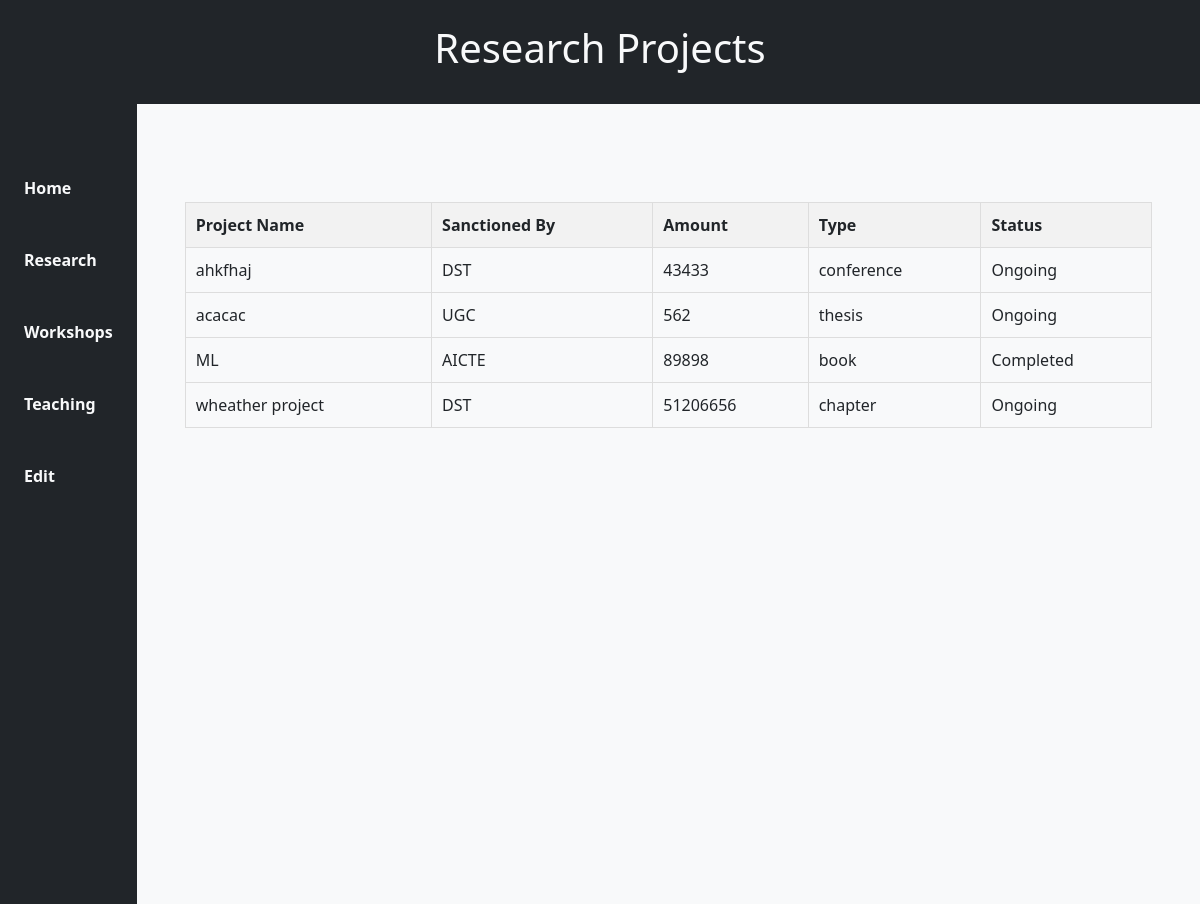
The app's page /dpb/admin/view/resindex.php (signed in) with its own data.
### tables this page shows
CREATE TABLE `research` (
  `id` int(11) NOT NULL,
  `title` text NOT NULL,
  `sanctioned_by` varchar(255) NOT NULL,
  `total_amount` varchar(255) NOT NULL,
  `status` varchar(255) NOT NULL,
  `type` varchar(255) NOT NULL,
  `user_id` varchar(255) NOT NULL
);

### dpb/admin/view/resindex.php (the view, shortened to what this page needs)
 <!DOCTYPE html>
<html lang="en">
<head>
  <link rel="stylesheet" href="https://cdn.jsdelivr.net/npm/bootstrap@5.2.3/dist/css/bootstrap.min.css">
</head>
<body>
  <header class="p-4 bg-dark text-center">
    <h1><a href="resindex.php" class="text-light text-decoration-none">Research Projects</a></h1>
  </header>
  <div class="dashboard d-flex justify-content-between">
    <div class="sidebar bg-dark vh-100">
      <div class="menues p-4 mt-5">
        <div class="menu">
          <a href="index.php<?php echo (isset($_GET["id"])) ? "?id=" . $_GET["id"] : ""; ?>" class="text-light text-decoration-none"><strong>Home</strong></a>
        </div>
        <div class="menu mt-5">
          <a href="resindex.php<?php echo (isset($_GET["id"])) ? "?id=" . $_GET["id"] : ""; ?>" class="text-light text-decoration-none"><strong>Research</strong></a>
        </div>
        <div class="menu mt-5">
          <a href="worindex.php<?php echo (isset($_GET["id"])) ? "?id=" . $_GET["id"] : ""; ?>" class="text-light text-decoration-none"><strong>Workshops</strong></a>
        </div>
        <div class="menu mt-5">
          <a href="teaindex.php<?php echo (isset($_GET["id"])) ? "?id=" . $_GET["id"] : ""; ?>" class="text-light text-decoration-none"><strong>Teaching</strong></a>
        </div>
        <div class="menu mt-5">
          <a href="../authentication/login.php" class="text-light text-decoration-none"><strong>Edit</strong></a>
         </div>
      </div>
    </div>
<div class="research-details w-100 bg-light p-5">
  <?php
    if ( isset($_SESSION['user_id'])) {
      include('../../connect.php');
      $sqlSelectProject = "SELECT * FROM research WHERE  user_id = " . $_SESSION['user_id'];
    $result = mysqli_query($conn, $sqlSelectProject);
    if (mysqli_num_rows($result) > 0) {
      echo "<table class='research-table'>
              <thead>
                <tr>
                  <th>Project Name</th>
                  <th>Sanctioned By</th>
                  <th>Amount</th>
                  <th>Type</th>
                  <th>Status</th>
                </tr>
              </thead>
              <tbody>";
        while ($data = mysqli_fetch_array($result)) {
          if (!isset($data["title"]) || !isset($data["sanctioned_by"])) {
            echo "<tr><td colspan='5'>Missing project data</td></tr>";
          } else {
            echo "<tr>
                    <td>" . $data["title"] . "</td>
                    <td>" . $data["sanctioned_by"] . "</td>
                    <td>" . $data["total_amount"] . "</td>
                    <td>" . $data["type"] . "</td>
                    <td>" . $data["status"] . "</td>
                  </tr>";
          }
        }
        echo "</tbody>
              </table>";
      }else {
      echo "Research project not found!";
    }
  } else {
    echo "Invalid research project ID.";
  }
  ?>
</div>
  </body>
  </html>

### dpb/admin/view/resindex.php (style rules this page uses)
.research-table { width: 100%; border-collapse: collapse; margin-top: 50px; }
.research-table th, .research-table td { border: 1px solid #ddd; padding: 10px; }
.research-table th { text-align: left; background-color: #f2f2f2; }

### records on screen
research: title "ahkfhaj", sanctioned_by "DST", total_amount "43433", type "conference", status "Ongoing"
research: title "acacac", sanctioned_by "UGC", total_amount "562", type "thesis", status "Ongoing"
research: title "ML", sanctioned_by "AICTE", total_amount "89898", type "book", status "Completed"
research: title "wheather project", sanctioned_by "DST", total_amount "51206656", type "chapter", status "Ongoing"
